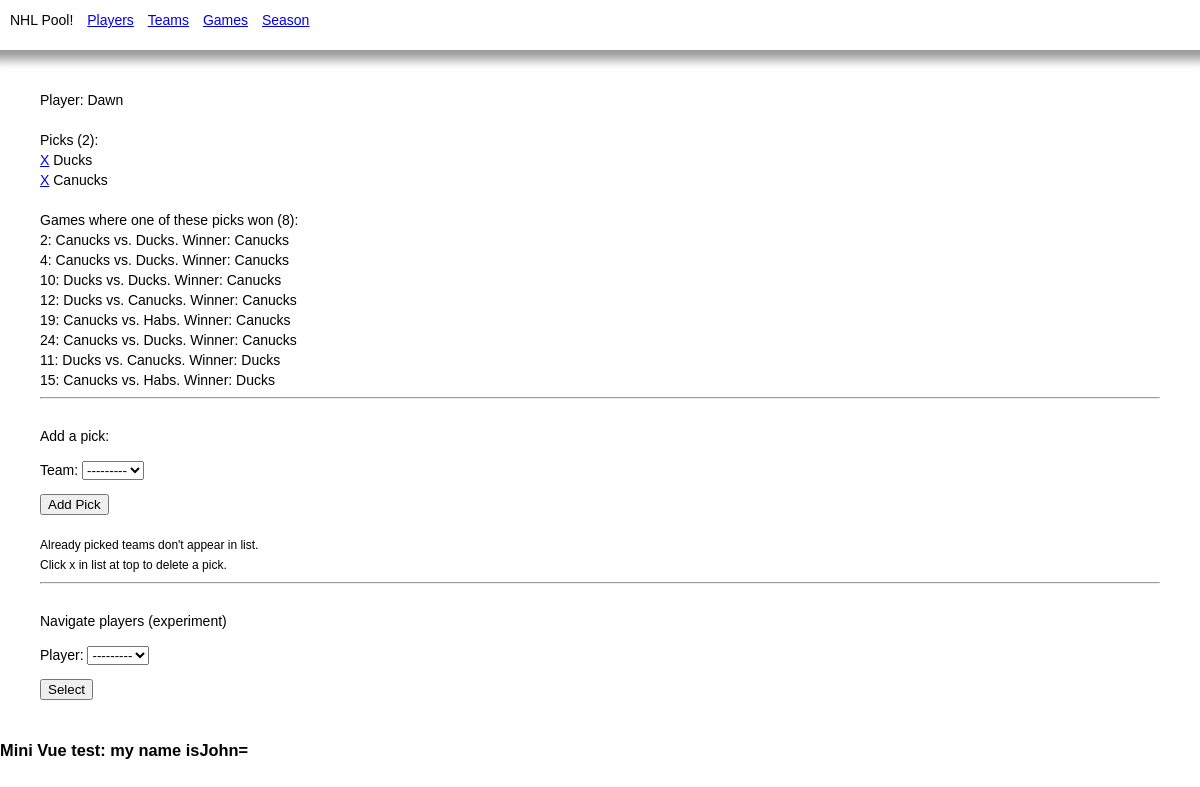
/polls/player3, run on the app's committed database.
### polls/models.py (models this page shows, shortened)
class Player(models.Model): # user of pool, not player on a team
    name = models.CharField(max_length=200, unique=True)
    objects = PlayerManager()
    def calculateNumTeams(self):
        nt = Pick.objects.filter(player=self.id).count()
        return nt
    teamCount = property(calculateNumTeams)
    @property
    def pickedTeams(self):
        return Pick.objects.filter(player=self.id)
    @property
    def win_count(self):
        player = Player.objects.get(id=self.id)
        picks = self.player.all()
        teams = Team.objects.filter(team__in=picks)
        wins = Game.objects.filter(winner__in=teams)
        w = wins.count()
        return w
    def __str__(self) -> str:
        return self.name

class Pick(models.Model):
    player = models.ForeignKey(Player, related_name='player', on_delete=models.DO_NOTHING)
    team = models.ForeignKey(Team, related_name='team', on_delete=models.DO_NOTHING)

class Team(models.Model):
    name = models.CharField(max_length=200, unique=True)
    imageFileName = models.CharField(max_length=200, default="file.jpg")
    objects = TeamManager()
    def __str__(self) -> str:
        return self.name

class Game(models.Model):
    team1 = models.ForeignKey(Team, related_name='team1', on_delete=models.DO_NOTHING)
    team2 = models.ForeignKey(Team, related_name='team2', on_delete=models.DO_NOTHING)
    winner = models.ForeignKey(Team, related_name='winner', on_delete=models.DO_NOTHING)

### polls/views.py (the view)
# urls.py: path("player<int:id>", views.player, name='player'),
def player(request, id):
    players = Player.objects.with_picks() # includes annotation pick_count
    player = players.get(id=id)
    picks = player.pickedTeams # equiv to Pick.objects.filter(player=player)
    pt = Team.objects.filter(team__in=picks)
    pw = Game.objects.filter(winner__in=pt)
    if (request.method == 'POST'):
        if ('select_player' in request.POST):
            navForm = NavigatePlayersForm(request.POST)
            print(navForm) # for some reason removing this breaks it :(
            dropdownPlayer = navForm.cleaned_data["player"]
            playerUrl = "player" + str(dropdownPlayer.id)
            return (HttpResponseRedirect(playerUrl))
        else:
            form = CreateNewPick(id, request.POST)
            if(form.is_valid()):
                team = form.cleaned_data["team"]
                pk = Pick(player=player,team=team)
                pk.save()
    else:
        form = CreateNewPick(id)
    navForm = NavigatePlayersForm()
    context = {
        'p': player,
        'players': players, #for navitation
        'picks': picks,
        'picked_wins': pw,
        'navForm': navForm,
        'form': form,
    }
    return render(request, 'polls/player.html', context)

### polls/forms.py
class NavigatePlayersForm(forms.ModelForm):
    class Meta:
        model = Player
        fields = ["player"]
    player = forms.ModelChoiceField(queryset=Player.objects.all().order_by('name'))

class CreateNewPick(forms.ModelForm):
    class Meta:
        model = Pick
        fields = ["team"] # player not needed, will be selected in the forms's context
    def __init__(self, playerId, *args, **kwargs): # needed this to pass the player id in
        super(CreateNewPick, self).__init__(*args, **kwargs)
        pickedTeams = Pick.objects.filter(player=playerId).values('team_id')
        availTeams = Team.objects.exclude(id__in=pickedTeams).order_by('name')
        self.fields['team'].queryset = availTeams # this sets the choices for the dropdown

### polls/models.py (called while the page is built)
    def with_picks(self):
        pCount = Count("player")
        return self.annotate(
            pick_count = pCount
        )

### polls/templates/polls/player.html (shortened to what this page needs)
{% extends 'polls/base.html' %}
{% block content %}
Player: {{p.name}}
<br>
<br>
{% if p.pick_count > 0 %}
    Picks ({{p.pick_count}}):
    <br>
    {% for p in picks %}
        <div>
            <a href="{% url 'deletepick' p.id %}">X</a>
            {{p.team}}
        </div>
    {% endfor %}
    <br>
    Games where one of these picks won ({{p.win_count}}): <br>
    {% for w in picked_wins %}
        <div>{{w.id}}:
            {{w.team1}}
            vs.
            {{w.team2}}. Winner: {{w.winner}}
        </div>
    {% endfor %}
{% endif %}
<hr>
<br>
Add a pick:
    <form method="post" action="#">
        {{form.as_p}}
        <button type="submit" name="save">Add Pick</button>
    </form>
    <div class="pool-info">
        Already picked teams don't appear in list. <br>
        Click x in list at top to delete a pick.
    </div>
<hr>
<br>
Navigate players (experiment)
<form method="POST" action="">
    {{navForm.as_p}}
    <button type="submit" name="select_player">Select</button>
</form>
{% endblock %}

### polls/static/polls/styles.css (style rules this page uses)
body { margin:0px; font-family: arial; line-height:20px; font-size:14px; }
.pool-info { width:300px;font-size:12px;margin-top:20px; }

### data on the page
Player: name "Dawn", pick_count "2", win_count "8"
Pick: team "Ducks"
Pick: team "Canucks"
Game: id "2", team1 "Canucks", team2 "Ducks", winner "Canucks"
Game: id "4", team1 "Canucks", team2 "Ducks", winner "Canucks"
Game: id "10", team1 "Ducks", team2 "Ducks", winner "Canucks"
Game: id "12", team1 "Ducks", team2 "Canucks", winner "Canucks"
Game: id "19", team1 "Canucks", team2 "Habs", winner "Canucks"
Game: id "24", team1 "Canucks", team2 "Ducks", winner "Canucks"
Game: id "11", team1 "Ducks", team2 "Canucks", winner "Ducks"
Game: id "15", team1 "Canucks", team2 "Habs", winner "Ducks"
